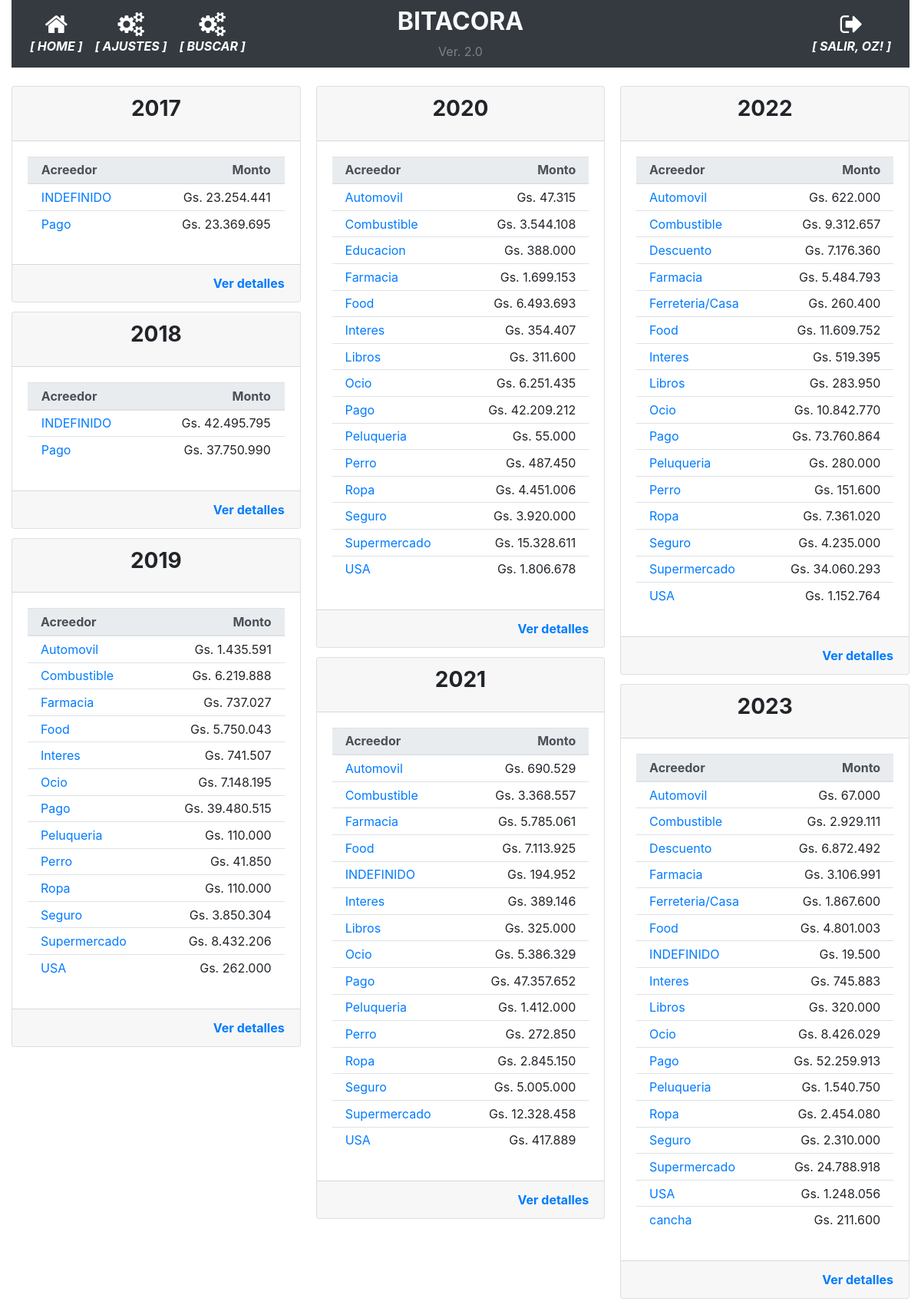
/historial_operacion (signed in), run on the app's committed database.
### app/models.py (models this page shows, shortened)
class User(UserMixin, db.Model):
    id = db.Column(db.Integer, primary_key=True)
    username = db.Column(db.String(64), index=True, unique=True)
    email = db.Column(db.String(120), index=True, unique=True)
    password_hash = db.Column(db.String(128))
    perfil = db.Column(db.String(128))

class TiposMovimiento(db.Model):
    __tablename__='tipos_movimiento'
    id = db.Column(db.Integer, primary_key=True)
    tipo = db.Column(db.String(100), nullable=False)

### app/routes.py (the view)
@app.route('/historial_operacion', methods=['GET', 'POST'])
@login_required
def historial_operacion():
    operaciones=[]
    for movimiento in db.session.query(func.strftime("%Y", Movimientos.fecha_operacion).label('fecha_operacion'), Movimientos.id_tipo_movimiento.label('id_tipo_movimiento'), TiposMovimiento.tipo.label('acreedor'), func.sum(Movimientos.monto_operacion).label('total')).join(TiposMovimiento).filter(Movimientos.id_tipo_movimiento==TiposMovimiento.id).group_by(func.strftime("%Y", Movimientos.fecha_operacion), Movimientos.id_tipo_movimiento, TiposMovimiento.tipo).order_by(TiposMovimiento.tipo).all():
        operaciones.append({'fecha_operacion':movimiento.fecha_operacion, 'id_tipo_movimiento': movimiento.id_tipo_movimiento, 'acreedor': movimiento.acreedor, 'total': movimiento.total})
    return render_template('historial_operaciones.html', operaciones=operaciones)

### app/models.py (called while the page is built)
@login.user_loader
def load_user(id):
    return User.query.get(int(id))

### app/templates/historial_operaciones.html
{% extends "base.html" %}
{% block main %}
<div class="card-columns">
    {% for fecha_operacion, detalle_gasto in operaciones | groupby('fecha_operacion') %}
    <div class="card card-responsive">
        <div class="card-header">
            <h3 class="card-title text-center"><strong>{{ fecha_operacion }}</strong></h3>
        </div>
        <div class="card-body">
            <table class="table table-sm">
                <thead class="thead-light">
                    <th></th>
                    <th>Acreedor</th>
                    <th class="card-text text-right">Monto</th>
                    <th></th>
                </thead>
                <tbody>
                    {% for gasto in detalle_gasto %}
                    <tr>
                        <td></td>
                        <td>
                            <a href="{{ url_for('operaciones_tipo', deudor=gasto.id_tipo_movimiento, fecha=fecha_operacion) }}">{{gasto.acreedor}}</a>
                        </td>
                        <td class="card-text text-right">{{ "Gs. {:,.0f}".format(gasto.total).replace(",", ".") }}</td>
                        <td></td>
                    </tr>
                    {% endfor %}
                </tbody>
            </table>
        </div>
        <div class="card-footer text-muted text-right">
            <a href="{{ url_for('historial_operacion_messanno', anno=fecha_operacion) }}" class="card-link"><strong>Ver detalles</strong></a>
        </div>
    </div>
    {% endfor %}
</div>
{% endblock %}

### app/templates/base.html (shortened to what this page needs)
<!doctype html>
<html lang="en">
  <head>
    <link rel="stylesheet" href="https://stackpath.bootstrapcdn.com/bootstrap/4.5.0/css/bootstrap.min.css">
    <link rel="stylesheet" href="https://maxcdn.bootstrapcdn.com/font-awesome/4.4.0/css/font-awesome.min.css">
  </head>
  <body>
    <div class="container-fluid">
      <nav class="navbar navbar-expand-md navbar-dark bg-dark">
        <div class="navbar-collapse collapse w-100 order-1 order-md-0 dual-collapse2">
            <ul class="navbar-nav mr-auto text-center">
              <li class="nav-item active">
                <a href="{{ url_for('index') }}" class="nav-link d-flex flex-column">
                <i class="fa fa-home fa-2x"></i>
                <span class="d-none d-sm-inline"><i><strong>[ HOME ]</strong></i></span></a>
              </li>
              <li class="nav-item active">
                <a href="{{ url_for('parametrico') }}" class="nav-link d-flex flex-column">
                <i class="fa fa-cogs fa-2x"></i>
                <span class="d-none d-sm-inline"><i><strong>[ AJUSTES ]</strong></i></span></a>
              </li>
              <li class="nav-item active">
                <a href="{{ url_for('busqueda') }}" class="nav-link d-flex flex-column">
                <i class="fa fa-cogs fa-2x"></i>
                <span class="d-none d-sm-inline"><i><strong>[ BUSCAR ]</strong></i></span></a>
              </li>
            </ul>
        </div>
        <div class="mx-auto order-0 text-center">
            <h2 class="mx-auto text-light"><strong>BITACORA</strong></h2>
            <span style="color: grey">Ver. 2.0</span>
        </div>
        <div class="navbar-collapse collapse w-100 order-3 dual-collapse2">
            <ul class="navbar-nav ml-auto text-center">
              <li class="nav-item active">
                {% if current_user.is_anonymous %}
                  <a href="{{ url_for('logout') }}" class="nav-link d-flex flex-column">
                  <i class="fa fa-sign-in fa-2x"></i>
                  <span class="d-none d-sm-inline"><i><strong>[ ACCEDER ]</strong></i></span></a>
                {% else %}
                  <a href="{{ url_for('logout') }}" class="nav-link d-flex flex-column">
                  <i class="fa fa-sign-out fa-2x"></i>
                  <span class="d-none d-sm-inline"><i><strong>[ SALIR, {{ current_user.username | upper }}! ]</strong></i></span></a>
                {% endif %}
              </li>
            </ul>
        </div>
    </nav>
    <br>
      <div>
        {% block main %}{% endblock %}
      </div>
    </div>
  </body>
</html>

### data on the page
User: username "OZ"
TiposMovimiento: acreedor "INDEFINIDO", total "Gs. 23.254.441", total "Gs. 42.495.795", total "Gs. 194.952", total "Gs. 19.500"
TiposMovimiento: acreedor "Pago", total "Gs. 23.369.695", total "Gs. 37.750.990", total "Gs. 39.480.515", total "Gs. 42.209.212", total "Gs. 47.357.652", total "Gs. 73.760.864", total "Gs. 52.259.913"
TiposMovimiento: acreedor "Automovil", total "Gs. 1.435.591", total "Gs. 47.315", total "Gs. 690.529", total "Gs. 622.000", total "Gs. 67.000"
TiposMovimiento: acreedor "Combustible", total "Gs. 6.219.888", total "Gs. 3.544.108", total "Gs. 3.368.557", total "Gs. 9.312.657", total "Gs. 2.929.111"
TiposMovimiento: acreedor "Food", total "Gs. 5.750.043", total "Gs. 6.493.693", total "Gs. 7.113.925", total "Gs. 11.609.752", total "Gs. 4.801.003"
TiposMovimiento: acreedor "Ocio", total "Gs. 7.148.195", total "Gs. 6.251.435", total "Gs. 5.386.329", total "Gs. 10.842.770", total "Gs. 8.426.029"
TiposMovimiento: acreedor "Ropa", total "Gs. 110.000", total "Gs. 4.451.006", total "Gs. 2.845.150", total "Gs. 7.361.020", total "Gs. 2.454.080"
TiposMovimiento: acreedor "Seguro", total "Gs. 3.850.304", total "Gs. 3.920.000", total "Gs. 5.005.000", total "Gs. 4.235.000", total "Gs. 2.310.000"
TiposMovimiento: acreedor "USA", total "Gs. 262.000", total "Gs. 1.806.678", total "Gs. 417.889", total "Gs. 1.152.764", total "Gs. 1.248.056"
TiposMovimiento: acreedor "Educacion", total "Gs. 388.000"
TiposMovimiento: acreedor "Libros", total "Gs. 311.600", total "Gs. 325.000", total "Gs. 283.950", total "Gs. 320.000"
TiposMovimiento: acreedor "Descuento", total "Gs. 7.176.360", total "Gs. 6.872.492"
TiposMovimiento: acreedor "Ferreteria/Casa", total "Gs. 260.400", total "Gs. 1.867.600"
TiposMovimiento: acreedor "cancha", total "Gs. 211.600"

### other printed values
{{ fecha_operacion }} "2017" "2018" "2019" "2020" "2021" "2022" "2023"
{{ gasto.acreedor }} "Farmacia" "Interes" "Peluqueria" "Perro" "Supermercado" "Farmacia" "Interes" "Peluqueria" "Perro" "Supermercado" "Farmacia" "Interes" "Peluqueria" "Perro" "Supermercado" "Farmacia" "Interes" "Peluqueria" "Perro" "Supermercado" "Farmacia" "Interes" "Peluqueria" "Supermercado"
{{ "Gs. {:,.0f}".format(gasto.total).replace(",", ".") }} "Gs. 737.027" "Gs. 741.507" "Gs. 110.000" "Gs. 41.850" "Gs. 8.432.206" "Gs. 1.699.153" "Gs. 354.407" "Gs. 55.000" "Gs. 487.450" "Gs. 15.328.611" "Gs. 5.785.061" "Gs. 389.146" "Gs. 1.412.000" "Gs. 272.850" "Gs. 12.328.458" "Gs. 5.484.793" "Gs. 519.395" "Gs. 280.000" "Gs. 151.600" "Gs. 34.060.293" "Gs. 3.106.991" "Gs. 745.883" "Gs. 1.540.750" "Gs. 24.788.918"
